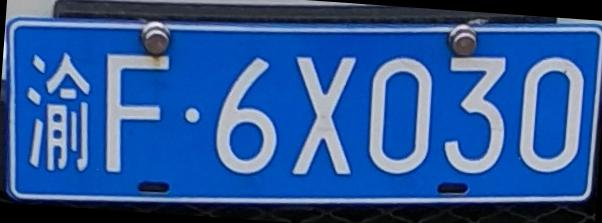
%> input picture 倾斜校正车牌.jpg, 602 x 223 px
$ octave --eval "result = rando_bianhuan(imread('倾斜校正车牌.jpg'));"   (GNU Octave 9; MATLAB toolbox functions it lacks are replaced by stand-ins)
%> lines starting %> are read from the running program, lines starting %| are printed output that depends on the picture
function [picture,angle] = rando_bianhuan(bw) %倾斜校正  picture 返回校正后的图片 angle倾斜角度
I=rgb2gray(bw);
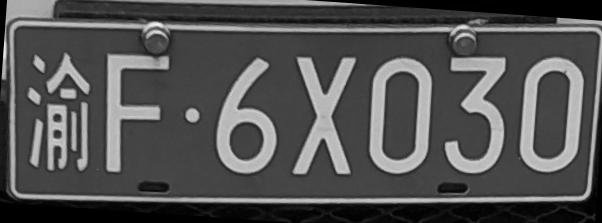
%> I: size 223x602 uint8; min 0, max 246, mean 82.2
figure('NumberTitle','off','Name','车牌灰度图像');
imshow(bw);title('车牌灰度图像');
I=edge(I);
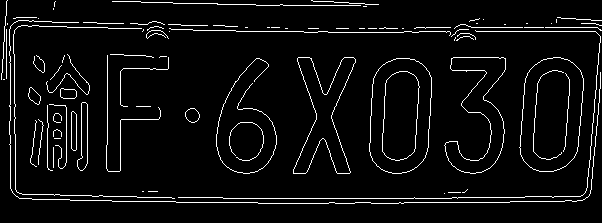
%> I: size 223x602 logical; 5.2% white in thin lines or dots
theta = 1:180;
[R,xp] = radon(I,theta);
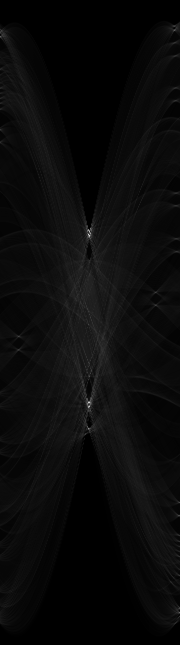
%> R: size 645x180 double; min 0, max 214.8, mean 10.8
%> xp = 645 values from -322 to 322
[I,J] = find(R>=max(max(R)));                 %J记录了倾斜角
%> I = 235; J = 89
angle=90-J;
%> angle = 1
picture=imrotate(bw,angle,'bilinear','crop'); %返回旋转后的图像矩阵。正数表示逆时针旋转， 负数表示顺时针旋转。
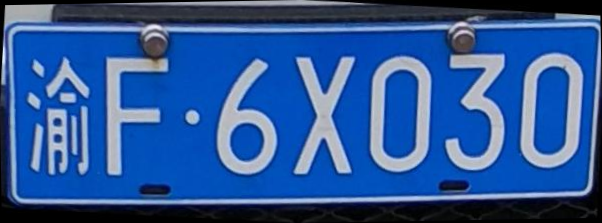
%> picture: size 223x602x3 uint8; mean R, G, B 45.3, 87.6, 151.8; mean of the top-left, top-right, bottom-left and bottom-right quarters 96.3, 98.7, 91.8, 92.8
figure('NumberTitle','off','Name','倾斜校正图像');
imshow(picture);title('倾斜校正');
imwrite(picture,'倾斜校正车牌.jpg');
